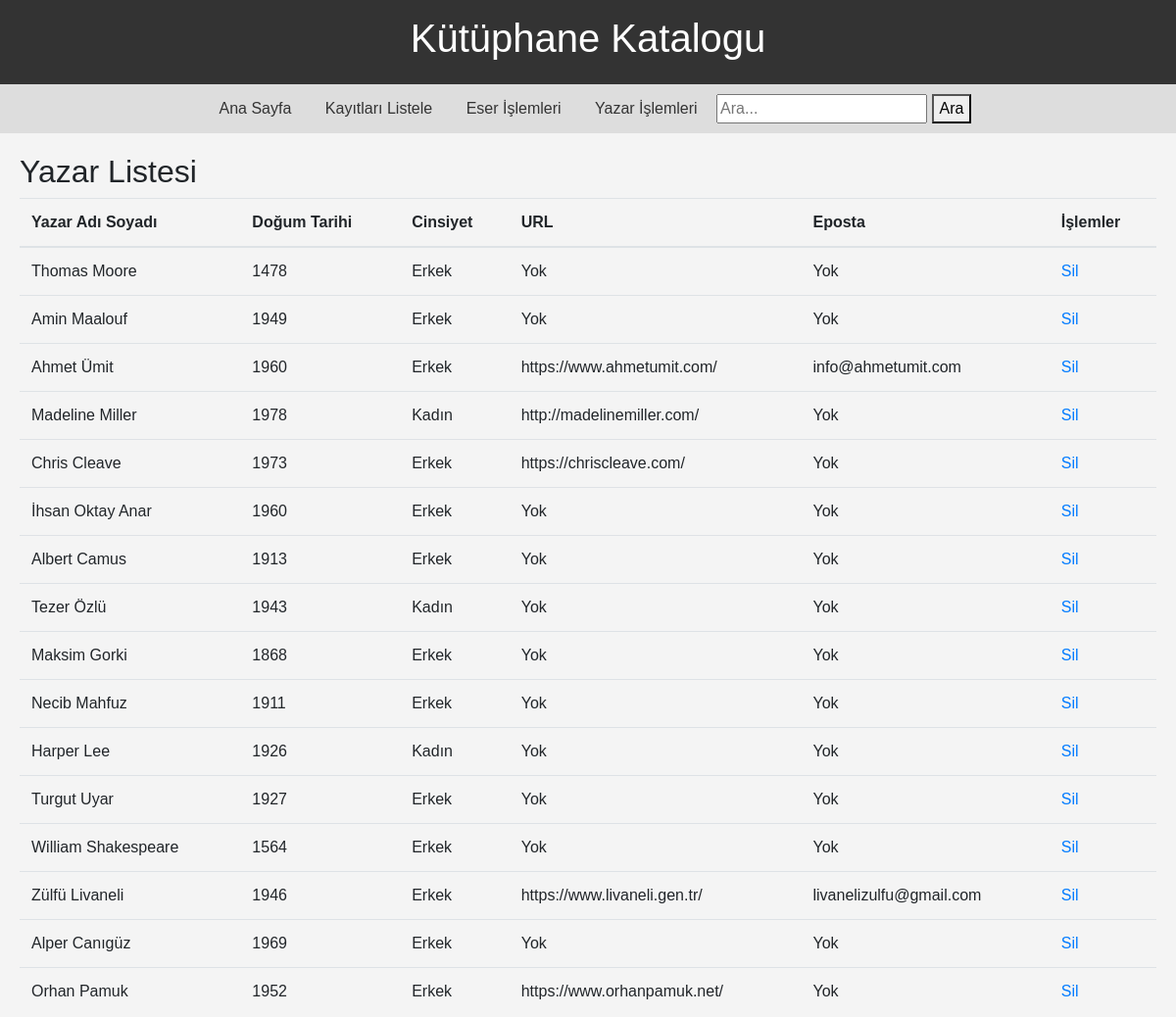
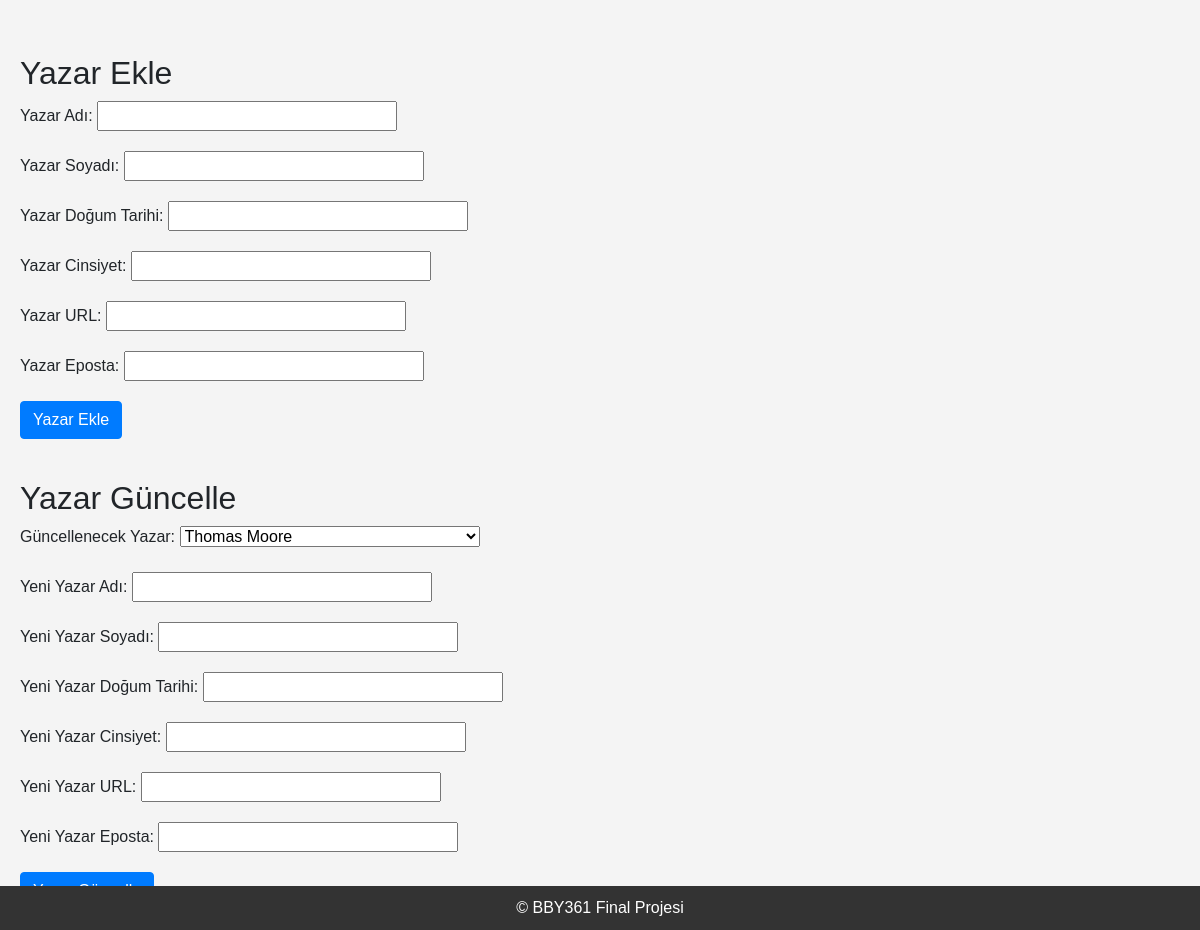
Page /yazar_islemleri.php on the committed database (2 pictures, top to bottom).
### tables this page shows
CREATE TABLE `yazar` (
  `yazarID` int(11) NOT NULL,
  `yazarAdi` varchar(255) DEFAULT NULL,
  `yazarSoyadi` text NOT NULL,
  `yazarDogumTarihi` int(11) DEFAULT NULL,
  `yazarCinsiyet` text DEFAULT NULL,
  `yazarURL` text DEFAULT NULL,
  `yazarEposta` text DEFAULT NULL
);

### yazar_islemleri.php (the view, shortened to what this page needs)
<?php
require_once("baglanti.php");
$sorgu = mysqli_query($baglanti, "SELECT * FROM yazar");
$yazarlar = array();
while ($row = mysqli_fetch_assoc($sorgu)) {
    $yazarlar[] = $row;
}
?>
<!DOCTYPE html>
<html lang="tr">
<head>
    <link rel="stylesheet" href="https://stackpath.bootstrapcdn.com/bootstrap/4.5.2/css/bootstrap.min.css">
</head>
<body>
    <header>
        <h1>Kütüphane Katalogu</h1>
    </header>
    <nav>
        <a href="index.php">Ana Sayfa</a>
        <a href="kayitlari_listele.php">Kayıtları Listele</a>
        <a href="eser_islemleri.php">Eser İşlemleri</a>
        <a href="yazar_islemleri.php">Yazar İşlemleri</a>
        <input type="text" placeholder="Ara...">
        <button>Ara</button>
    </nav>
    <section>
        <h2>Yazar Listesi</h2>
        <table class="table">
            <thead>
                <tr>
                    <th>Yazar Adı Soyadı</th>
                    <th>Doğum Tarihi</th>
                    <th>Cinsiyet</th>
                    <th>URL</th>
                    <th>Eposta</th>
                    <th>İşlemler</th>
                </tr>
            </thead>
            <tbody>
                <?php foreach ($yazarlar as $yazar): ?>
                    <tr>
                        <td><?= $yazar['yazarAdi'] . ' ' . $yazar['yazarSoyadi'] ?></td>
                        <td><?= $yazar['yazarDogumTarihi'] ?></td>
                        <td><?= $yazar['yazarCinsiyet'] ?></td>
                        <td><?= $yazar['yazarURL'] ?></td>
                        <td><?= $yazar['yazarEposta'] ?></td>
                        <td>
                            <a href="sil.php?id=<?= $yazar['yazarID'] ?>" onclick="return confirm('Yazarı silmek istediğinizden emin misiniz?')">Sil</a>
                        </td>
                    </tr>
                <?php endforeach; ?>
            </tbody>
        </table>
    </section>
    <section>
        <h2>Yazar Ekle</h2>
        <form action="yazar_ekle.php" method="post">
            <div class="form-group">
                <label for="yazarAdi">Yazar Adı:</label>
                <input type="text" name="yazarAdi" class="form-control1" required>
            </div>
            <div class="form-group">
                <label for="yazarSoyadi">Yazar Soyadı:</label>
                <input type="text" name="yazarSoyadi" class="form-control1" required>
            </div>
            <div class="form-group">
                <label for="yazarDogumTarihi">Yazar Doğum Tarihi:</label>
                <input type="text" name="yazarDogumTarihi" class="form-control1" required>
            </div>
            <div class="form-group">
                <label for="yazarCinsiyet">Yazar Cinsiyet:</label>
                <input type="text" name="yazarCinsiyet" class="form-control1" required>
            </div>
            <div class="form-group">
                <label for="yazarURL">Yazar URL:</label>
                <input type="text" name="yazarURL" class="form-control1" required>
            </div>
            <div class="form-group">
                <label for="yazarEposta">Yazar Eposta:</label>
                <input type="text" name="yazarEposta" class="form-control1" required>
            </div>
            <button type="submit" class="btn btn-primary">Yazar Ekle</button>
        </form>
    </section>
    <section>
        <h2>Yazar Güncelle</h2>
        <form action="yazar_guncellendi.php" method="post">
            <div class="form-group">
                <label for="guncellenecekYazar">Güncellenecek Yazar:</label>
                <select name="guncellenecekYazar" id="guncellenecekYazar" class="form-control1" onchange="yazarBilgileriniGetir(this.value)">
                    <?php foreach ($yazarlar as $yazar): ?>
                        <option value="<?= $yazar['yazarID'] ?>"><?= $yazar['yazarAdi'] . ' ' . $yazar['yazarSoyadi'] ?></option>
                    <?php endforeach; ?>
                </select>
            </div>
            <div class="form-group">
                <label for="yeniYazarAdi">Yeni Yazar Adı:</label>
                <input type="text" name="yeniYazarAdi" id="yeniYazarAdi" class="form-control1" required>
            </div>
            <div class="form-group">
                <label for="yeniYazarSoyadi">Yeni Yazar Soyadı:</label>
                <input type="text" name="yeniYazarSoyadi" id="yeniYazarSoyadi" class="form-control1" required>
            </div>
            <div class="form-group">
                <label for="yeniYazarDogumTarihi">Yeni Yazar Doğum Tarihi:</label>
                <input type="text" name="yeniYazarDogumTarihi" id="yeniYazarDogumTarihi" class="form-control1" required>
            </div>
            <div class="form-group">
                <label for="yeniYazarCinsiyet">Yeni Yazar Cinsiyet:</label>
                <input type="text" name="yeniYazarCinsiyet" id="yeniYazarCinsiyet" class="form-control1" required>
            </div>
            <div class="form-group">
                <label for="yeniYazarURL">Yeni Yazar URL:</label>
                <input type="text" name="yeniYazarURL" id="yeniYazarURL" class="form-control1" required>
            </div>
            <div class="form-group">
                <label for="yeniYazarEposta">Yeni Yazar Eposta:</label>
                <input type="text" name="yeniYazarEposta" id="yeniYazarEposta" class="form-control1" required>
            </div>
            <button type="submit" class="btn btn-primary">Yazar Güncelle</button>
        </form>
    </section>
    <footer>
        &copy; BBY361 Final Projesi
    </footer>
</body>
</html>

### yazar_islemleri.php (style rules this page uses)
body { font-family: Arial, sans-serif; margin: 0; padding: 0; background-color: #f4f4f4; }
header { background-color: #333; color: white; padding: 15px; text-align: center; }
nav { background-color: #ddd; padding: 10px; text-align: center; }
nav a { text-decoration: none; color: #333; margin: 0 15px; }
section { padding: 20px; }
footer { background-color: #333; color: white; text-align: center; padding: 10px; position: fixed; bottom: 0; width: 100%; }
.form-group { margin-bottom: 15px; }
.form-control1 { width: 300px; }

### rows in the picture
yazar: yazarAdi "Thomas", yazarSoyadi "Moore", yazarDogumTarihi "1478", yazarCinsiyet "Erkek", yazarURL "Yok", yazarEposta "Yok"
yazar: yazarAdi "Amin", yazarSoyadi "Maalouf", yazarDogumTarihi "1949", yazarCinsiyet "Erkek", yazarURL "Yok", yazarEposta "Yok"
yazar: yazarAdi "Ahmet", yazarSoyadi "Ümit", yazarDogumTarihi "1960", yazarCinsiyet "Erkek", yazarURL "https://www.ahmetumit.com/", yazarEposta "info@ahmetumit.com"
yazar: yazarAdi "Madeline", yazarSoyadi "Miller", yazarDogumTarihi "1978", yazarCinsiyet "Kadın", yazarURL "http://madelinemiller.com/", yazarEposta "Yok"
yazar: yazarAdi "Chris", yazarSoyadi "Cleave", yazarDogumTarihi "1973", yazarCinsiyet "Erkek", yazarURL "https://chriscleave.com/", yazarEposta "Yok"
yazar: yazarAdi "İhsan Oktay", yazarSoyadi "Anar", yazarDogumTarihi "1960", yazarCinsiyet "Erkek", yazarURL "Yok", yazarEposta "Yok"
yazar: yazarAdi "Albert", yazarSoyadi "Camus", yazarDogumTarihi "1913", yazarCinsiyet "Erkek", yazarURL "Yok", yazarEposta "Yok"
yazar: yazarAdi "Tezer", yazarSoyadi "Özlü", yazarDogumTarihi "1943", yazarCinsiyet "Kadın", yazarURL "Yok", yazarEposta "Yok"
yazar: yazarAdi "Maksim", yazarSoyadi "Gorki", yazarDogumTarihi "1868", yazarCinsiyet "Erkek", yazarURL "Yok", yazarEposta "Yok"
yazar: yazarAdi "Necib", yazarSoyadi "Mahfuz", yazarDogumTarihi "1911", yazarCinsiyet "Erkek", yazarURL "Yok", yazarEposta "Yok"
yazar: yazarAdi "Harper", yazarSoyadi "Lee", yazarDogumTarihi "1926", yazarCinsiyet "Kadın", yazarURL "Yok", yazarEposta "Yok"
yazar: yazarAdi "Turgut", yazarSoyadi "Uyar", yazarDogumTarihi "1927", yazarCinsiyet "Erkek", yazarURL "Yok", yazarEposta "Yok"
yazar: yazarAdi "William", yazarSoyadi "Shakespeare", yazarDogumTarihi "1564", yazarCinsiyet "Erkek", yazarURL "Yok", yazarEposta "Yok"
yazar: yazarAdi "Zülfü", yazarSoyadi "Livaneli", yazarDogumTarihi "1946", yazarCinsiyet "Erkek", yazarURL "https://www.livaneli.gen.tr/", yazarEposta "livanelizulfu@gmail.com"
yazar: yazarAdi "Alper", yazarSoyadi "Canıgüz", yazarDogumTarihi "1969", yazarCinsiyet "Erkek", yazarURL "Yok", yazarEposta "Yok"
yazar: yazarAdi "Orhan", yazarSoyadi "Pamuk", yazarDogumTarihi "1952", yazarCinsiyet "Erkek", yazarURL "https://www.orhanpamuk.net/", yazarEposta "Yok"

### other values in the picture
form field guncellenecekYazar "Thomas Moore"
